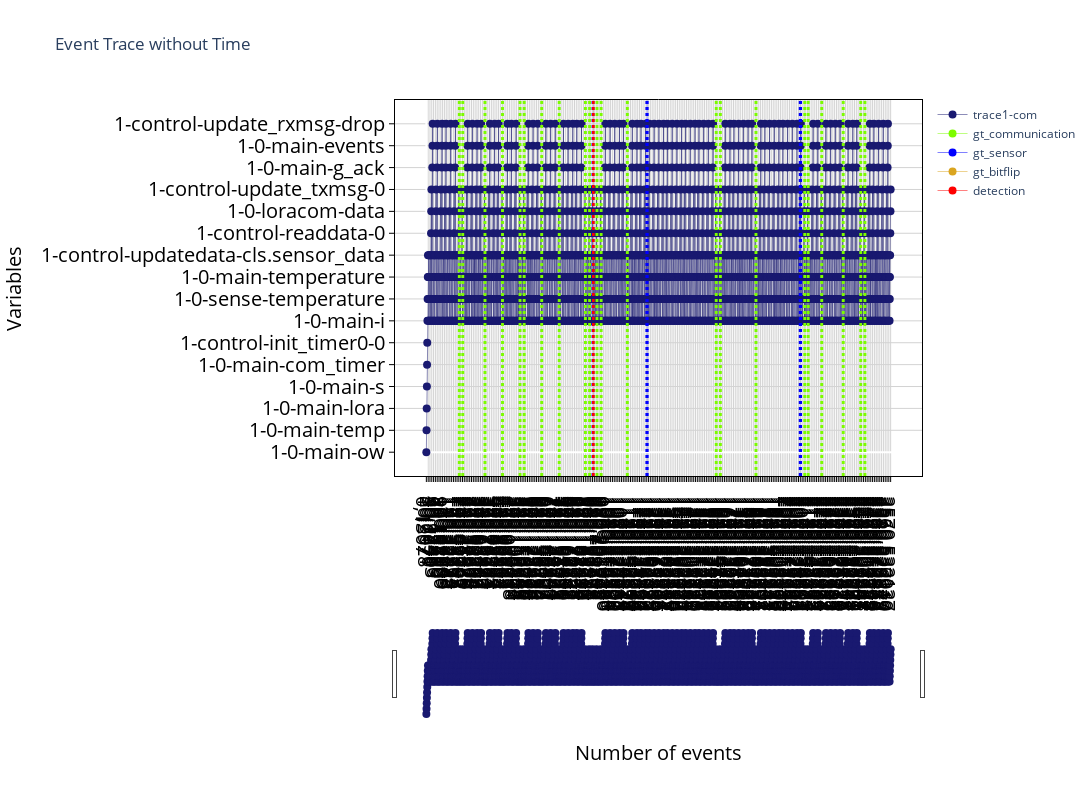
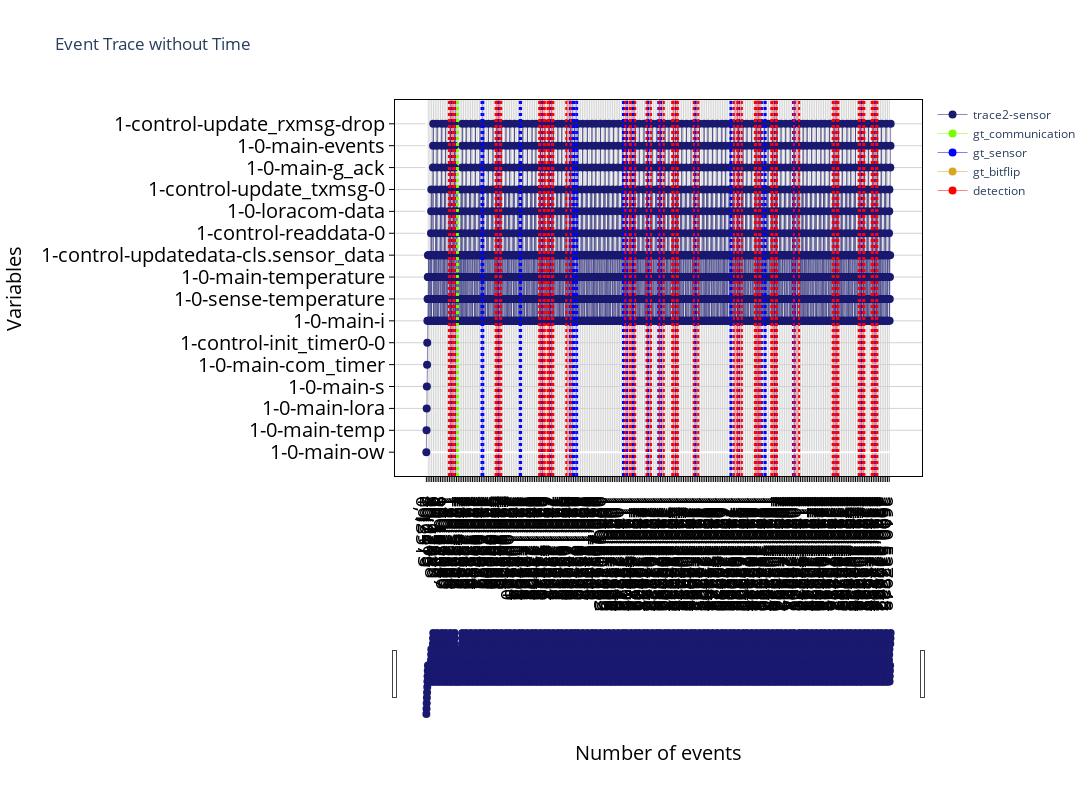
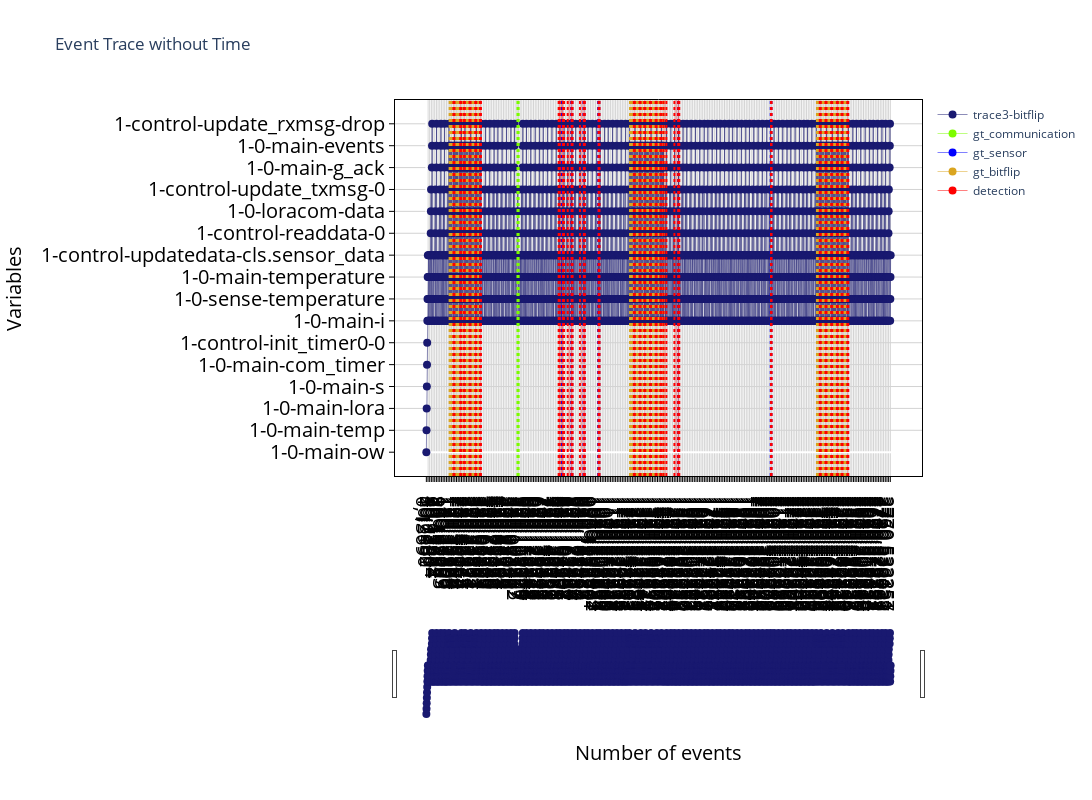

The notebook cell these images were saved under, in order:
### Code cell
### plot gt and detections
# for test_data, detections, test_label in all_detections:
for test_data, detections, test_label in all_fp:
    # print('test_data:', test_data)
    # print('detections:', detections)
    # print(test_label)

    ### prepare trace to plot
    col_data = preprocess_traces([test_data])
    all_df = get_dataframe(col_data) 
    # print(all_df[0])

    ### prepare detections to plot
    timestamps = col_data[0][1]
    print('timestamps:', timestamps)
    plot_val = []
    plot_x_ticks = []
    plot_class = []
    for det in detections:
        # print(det)
        det_ts1, det_ts2 = det[1]
        # print(det_ts1, det_ts2)

        det_ind1_pre = [ abs(t-det_ts1) for t in timestamps]
        det_ind1 = det_ind1_pre.index(min(det_ind1_pre))

        det_ind2_pre = [ abs(t-det_ts2) for t in timestamps]
        det_ind2 = det_ind2_pre.index(min(det_ind2_pre))
        # print(det_ind1, det_ind2)
        # print(timestamps[det_ind1], timestamps[det_ind2])

        plot_val += [(det_ind1, det_ind2)]
        plot_x_ticks += [(timestamps[det_ind1], timestamps[det_ind2])]
        plot_class += [0]

    plot_detections = [plot_val, plot_x_ticks, plot_class]

    ### get ground truths
    gt_plot = prepare_gt(test_label)

    ### plot
    for df in all_df:
        # print(df.columns)
        plot_single_trace(df, 
                          var_list, 
                          with_time=False, 
                          is_xticks=True, 
                          detections=plot_detections, 
                          dt_classlist=['detection'],
                          ground_truths=gt_plot,
                          gt_classlist=['gt_communication', 'gt_sensor', 'gt_bitflip'],
                          )

    # break
